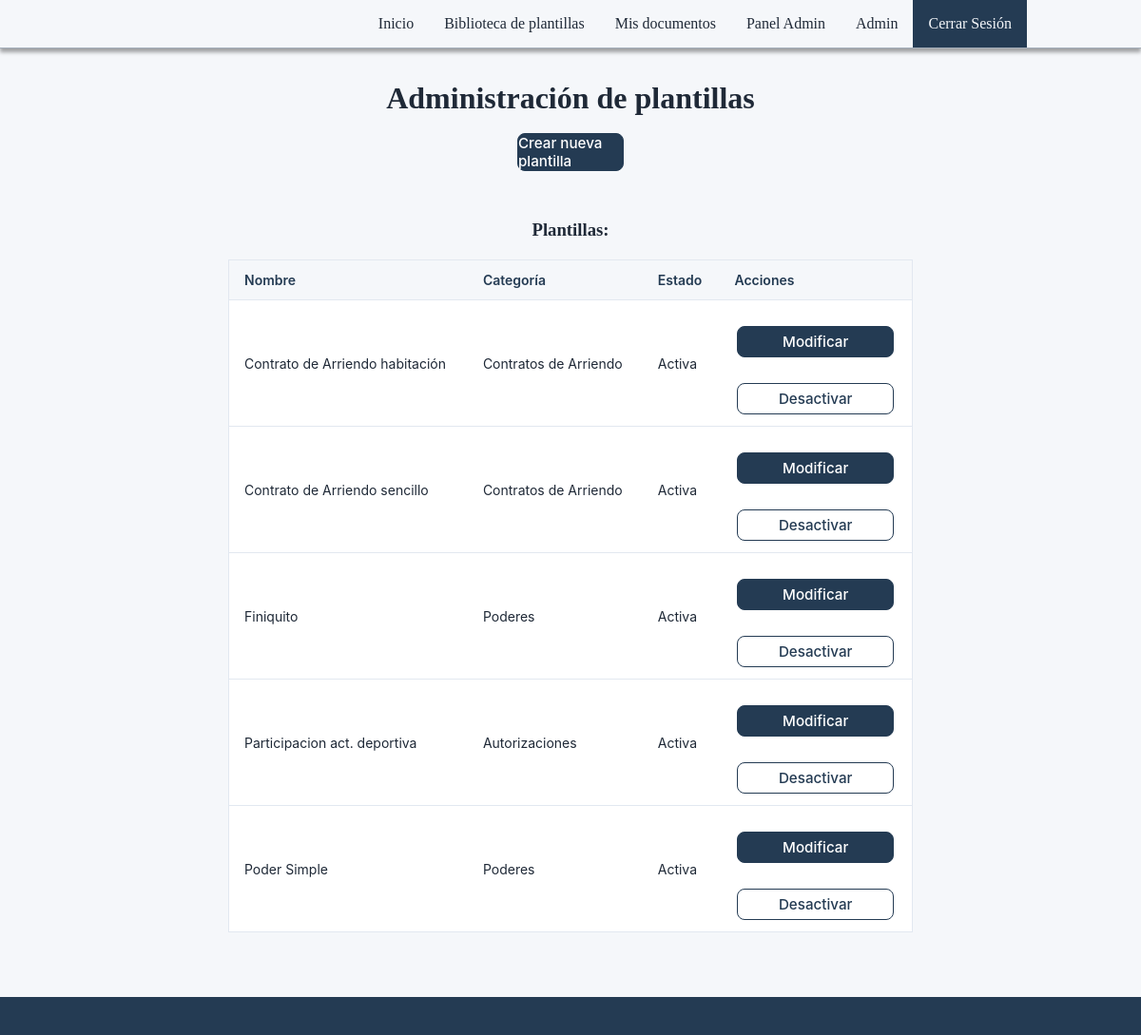
Before: /docs/administracion/ (signed in) with the older database file.
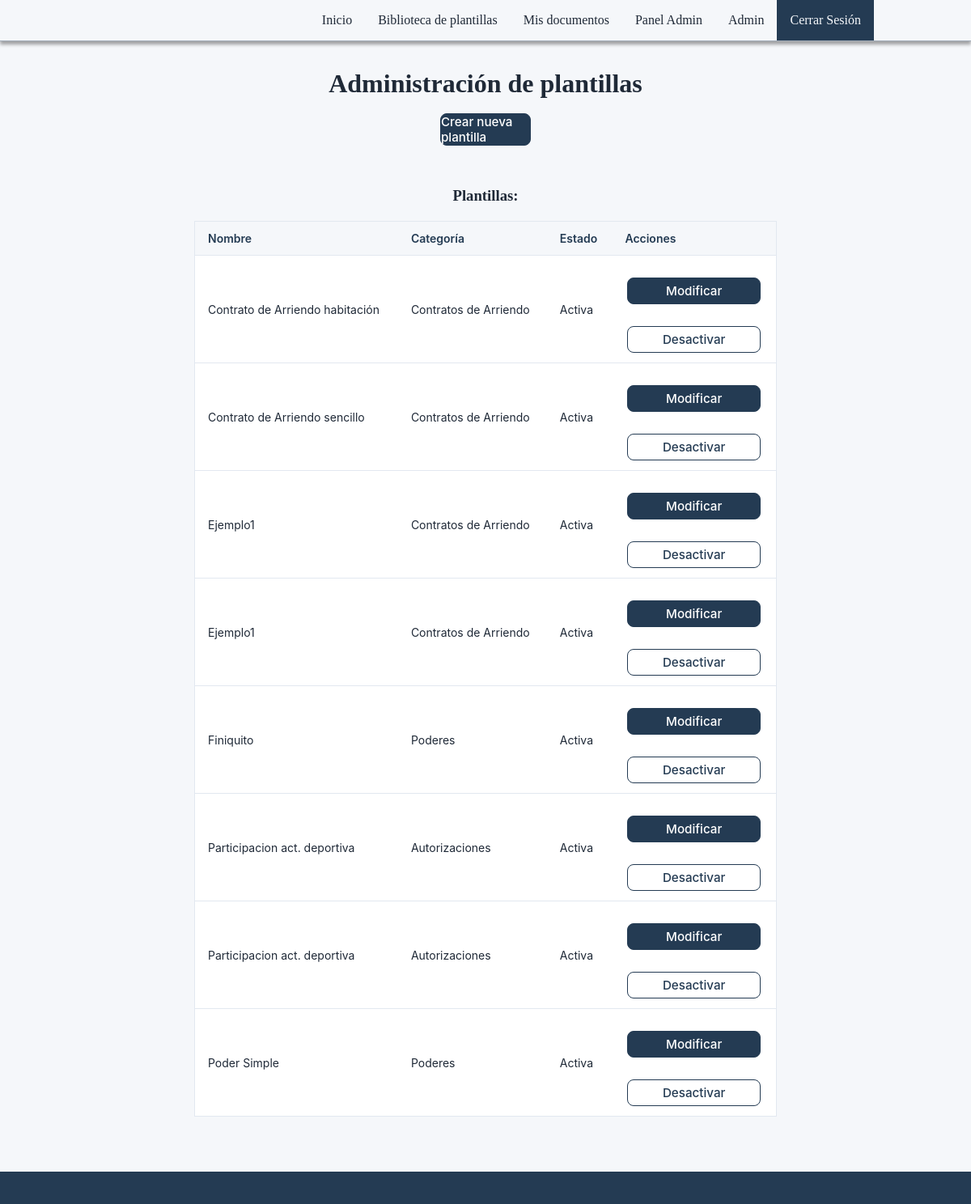
After: the same page with the newer database file.
### apps/documentos/models.py (models this page shows, shortened)
class Plantilla(models.Model):
    nombre = models.CharField(max_length=150)
    descripcion = models.TextField()
    archivo = models.FileField(upload_to='plantillas/')
    campos = models.JSONField(default=dict, null=True, blank=True)
    clausulas = models.JSONField(default=list, null=True, blank=True)
    validaciones = models.JSONField(default=list, null=True, blank=True)
    publicada = models.BooleanField(default=True)
    activa = models.BooleanField(default=True)
    version = models.PositiveIntegerField(default=1)
    plantilla_anterior = models.ForeignKey(
        'self',
        on_delete=models.PROTECT,
        null=True,
        blank=True,
        related_name='versiones'
    )
    autor = models.ForeignKey(
        settings.AUTH_USER_MODEL,
        on_delete=models.PROTECT,
        related_name='plantillas_creadas'
    )
    fecha_creacion = models.DateTimeField(auto_now_add=True)
    fecha_publicacion = models.DateTimeField(
        null=True,
        blank=True
    )
    categoria = models.ForeignKey(
        Categoria,
        on_delete=models.PROTECT,
        related_name='plantillas',
        null=True,
        blank=True
    )
    familia_id = models.UUIDField(
        default=uuid.uuid4,
        editable=False,
        db_index=True
    )

class Categoria(models.Model):
    nombre = models.CharField(max_length=100, unique=True)
    descripcion = models.TextField(blank=True)

### apps/documentos/views/administracion.py (the view)
@solo_superusuario
def panel_administracion_view(request):
    plantillas = Plantilla.objects.select_related(
        "categoria"
    ).order_by("nombre")
    return render(
        request,
        "../templates/panel.html",
        {"plantillas": plantillas}
    )

### apps/documentos/templates/panel.html (shortened to what this page needs)
{% extends "base.html" %}
{%load static%}
{% block extra_css%}
<link  rel="stylesheet" href="{% static 'css/panel.css' %}">
{% endblock %}
{% block content %}
<div class="title">
    <h1 class="title">Administración de plantillas</h1>
    <br>
    <a class="boton2" href="{% url 'documentos:crear_plantilla' %}" style="margin: auto;">Crear nueva plantilla</a>
</div>
<br><br>
<h3 class="title">Plantillas:</h3>
<div class="table-container">
<table>
    <thead>
        <tr>
            <th>Nombre</th>
            <th>Categoría</th>
            <th>Estado</th>
            <th>Acciones</th>
        </tr>
    </thead>
    <tbody>
        {% for plantilla in plantillas %}
        <tr>
            <td>{{ plantilla.nombre }}</td>
            <td>{{ plantilla.categoria.nombre }}</td>
            <td>
                {% if plantilla.activa %}
                    Activa
                {% else %}
                    Inactiva
                {% endif %}
            </td>
            <td>
                <div class="acciones">
                    <form method="POST"
                        action="{% url 'documentos:modificar_plantilla' plantilla.id %}">
                        <button class="boton2" type="submit">
                            Modificar
                        </button>
                    </form>
                    <form method="POST"
                        action="{% url 'documentos:cambiar_estado_plantilla' plantilla.id %}">
                        <button class="boton" type="submit">
                            {% if plantilla.activa %}
                                Desactivar
                            {% else %}
                                Activar
                            {% endif %}
                        </button>
                    </form>
                </div>
            </td>
        </tr>
        {% empty %}
        <tr>
            <td colspan="4">No hay plantillas registradas.</td>
        </tr>
        {% endfor %}
    </tbody>
</table>
</div>
{% endblock %}

Changed rows visible on the page:
added Plantilla: nombre "Ejemplo1", categoria.nombre "Contratos de Arriendo", activa "Activa"
added Plantilla: nombre "Ejemplo1", categoria.nombre "Contratos de Arriendo", activa "Activa"
added Plantilla: nombre "Participacion act. deportiva", categoria.nombre "Autorizaciones", activa "Activa"
